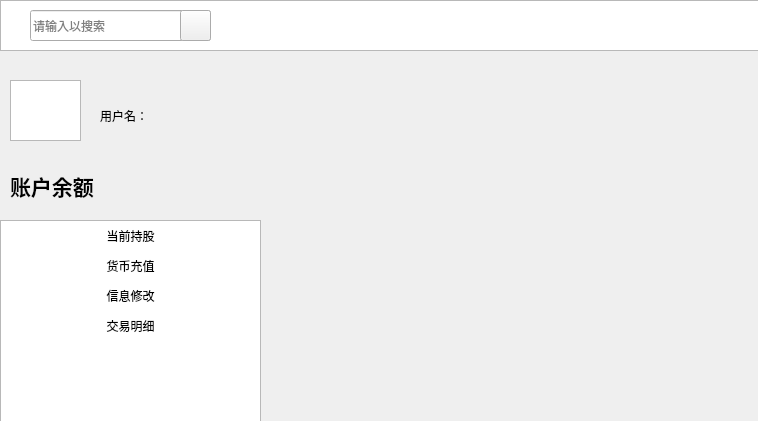
<?xml version="1.0" encoding="UTF-8"?>
<ui version="4.0">
 <class>Mystock</class>
 <widget class="QWidget" name="Mystock">
  <property name="geometry">
   <rect>
    <x>0</x>
    <y>0</y>
    <width>758</width>
    <height>421</height>
   </rect>
  </property>
  <property name="windowTitle">
   <string>Form</string>
  </property>
  <widget class="QStackedWidget" name="stackedWidget">
   <property name="geometry">
    <rect>
     <x>260</x>
     <y>50</y>
     <width>501</width>
     <height>371</height>
    </rect>
   </property>
   <widget class="QWidget" name="page"/>
   <widget class="QWidget" name="page_2"/>
  </widget>
  <widget class="QGraphicsView" name="graphicsView">
   <property name="geometry">
    <rect>
     <x>0</x>
     <y>0</y>
     <width>761</width>
     <height>51</height>
    </rect>
   </property>
   <property name="styleSheet">
    <string notr="true">background-image: url(:/images/145c34ad17d0371.jpg);</string>
   </property>
  </widget>
  <widget class="QGraphicsView" name="graphicsView_2">
   <property name="geometry">
    <rect>
     <x>0</x>
     <y>220</y>
     <width>261</width>
     <height>211</height>
    </rect>
   </property>
   <property name="styleSheet">
    <string notr="true">border-image: url(:/images/v2-4bed12d53f95797b389478104565a5fe_r.jpg);</string>
   </property>
  </widget>
  <widget class="QPushButton" name="stock_held">
   <property name="geometry">
    <rect>
     <x>0</x>
     <y>220</y>
     <width>261</width>
     <height>31</height>
    </rect>
   </property>
   <property name="styleSheet">
    <string notr="true">background-image: url(:/images/v2-4bed12d53f95797b389478104565a5fe_r.jpg);
font: 500 16pt &quot;Noto Sans SC Medium&quot;;</string>
   </property>
   <property name="text">
    <string>当前持股</string>
   </property>
   <property name="flat">
    <bool>true</bool>
   </property>
  </widget>
  <widget class="QPushButton" name="recharge">
   <property name="geometry">
    <rect>
     <x>0</x>
     <y>250</y>
     <width>261</width>
     <height>31</height>
    </rect>
   </property>
   <property name="styleSheet">
    <string notr="true">background-image: url(:/images/v2-4bed12d53f95797b389478104565a5fe_r.jpg);
font: 500 16pt &quot;Noto Sans SC Medium&quot;;</string>
   </property>
   <property name="text">
    <string>货币充值</string>
   </property>
   <property name="flat">
    <bool>true</bool>
   </property>
  </widget>
  <widget class="QPushButton" name="set_message">
   <property name="geometry">
    <rect>
     <x>0</x>
     <y>280</y>
     <width>261</width>
     <height>31</height>
    </rect>
   </property>
   <property name="styleSheet">
    <string notr="true">background-image: url(:/images/v2-4bed12d53f95797b389478104565a5fe_r.jpg);
font: 500 16pt &quot;Noto Sans SC Medium&quot;;</string>
   </property>
   <property name="text">
    <string>信息修改</string>
   </property>
   <property name="flat">
    <bool>true</bool>
   </property>
  </widget>
  <widget class="QPushButton" name="history_trade">
   <property name="geometry">
    <rect>
     <x>0</x>
     <y>310</y>
     <width>261</width>
     <height>31</height>
    </rect>
   </property>
   <property name="styleSheet">
    <string notr="true">background-image: url(:/images/v2-4bed12d53f95797b389478104565a5fe_r.jpg);
font: 500 16pt &quot;Noto Sans SC Medium&quot;;</string>
   </property>
   <property name="text">
    <string>交易明细</string>
   </property>
   <property name="flat">
    <bool>true</bool>
   </property>
  </widget>
  <widget class="QGraphicsView" name="avator">
   <property name="geometry">
    <rect>
     <x>10</x>
     <y>80</y>
     <width>71</width>
     <height>61</height>
    </rect>
   </property>
  </widget>
  <widget class="QLabel" name="namelabel">
   <property name="geometry">
    <rect>
     <x>170</x>
     <y>100</y>
     <width>91</width>
     <height>31</height>
    </rect>
   </property>
   <property name="styleSheet">
    <string notr="true"/>
   </property>
   <property name="text">
    <string>&lt;html&gt;&lt;head/&gt;&lt;body&gt;&lt;p&gt;&lt;br/&gt;&lt;/p&gt;&lt;/body&gt;&lt;/html&gt;</string>
   </property>
  </widget>
  <widget class="QLineEdit" name="lineEdit">
   <property name="geometry">
    <rect>
     <x>30</x>
     <y>10</y>
     <width>181</width>
     <height>31</height>
    </rect>
   </property>
   <property name="inputMask">
    <string/>
   </property>
   <property name="placeholderText">
    <string>请输入以搜索</string>
   </property>
  </widget>
  <widget class="QPushButton" name="search">
   <property name="geometry">
    <rect>
     <x>180</x>
     <y>10</y>
     <width>31</width>
     <height>31</height>
    </rect>
   </property>
   <property name="styleSheet">
    <string notr="true">background-image: url(:/E:/picture/94f6e78e91fc7dd9eed3_s (1).webp);</string>
   </property>
   <property name="text">
    <string/>
   </property>
  </widget>
  <widget class="QLabel" name="label">
   <property name="geometry">
    <rect>
     <x>10</x>
     <y>170</y>
     <width>91</width>
     <height>31</height>
    </rect>
   </property>
   <property name="styleSheet">
    <string notr="true"/>
   </property>
   <property name="text">
    <string>&lt;html&gt;&lt;head/&gt;&lt;body&gt;&lt;p&gt;&lt;span style=&quot; font-size:16pt; font-weight:700;&quot;&gt;账户余额：&lt;/span&gt;&lt;/p&gt;&lt;/body&gt;&lt;/html&gt;</string>
   </property>
  </widget>
  <widget class="QLabel" name="balancelabel">
   <property name="geometry">
    <rect>
     <x>120</x>
     <y>170</y>
     <width>51</width>
     <height>31</height>
    </rect>
   </property>
   <property name="styleSheet">
    <string notr="true"/>
   </property>
   <property name="text">
    <string>&lt;html&gt;&lt;head/&gt;&lt;body&gt;&lt;p&gt;&lt;br/&gt;&lt;/p&gt;&lt;/body&gt;&lt;/html&gt;</string>
   </property>
  </widget>
  <widget class="QLabel" name="label_2">
   <property name="geometry">
    <rect>
     <x>100</x>
     <y>100</y>
     <width>51</width>
     <height>31</height>
    </rect>
   </property>
   <property name="text">
    <string>用户名：</string>
   </property>
  </widget>
 </widget>
 <resources/>
 <connections/>
</ui>
